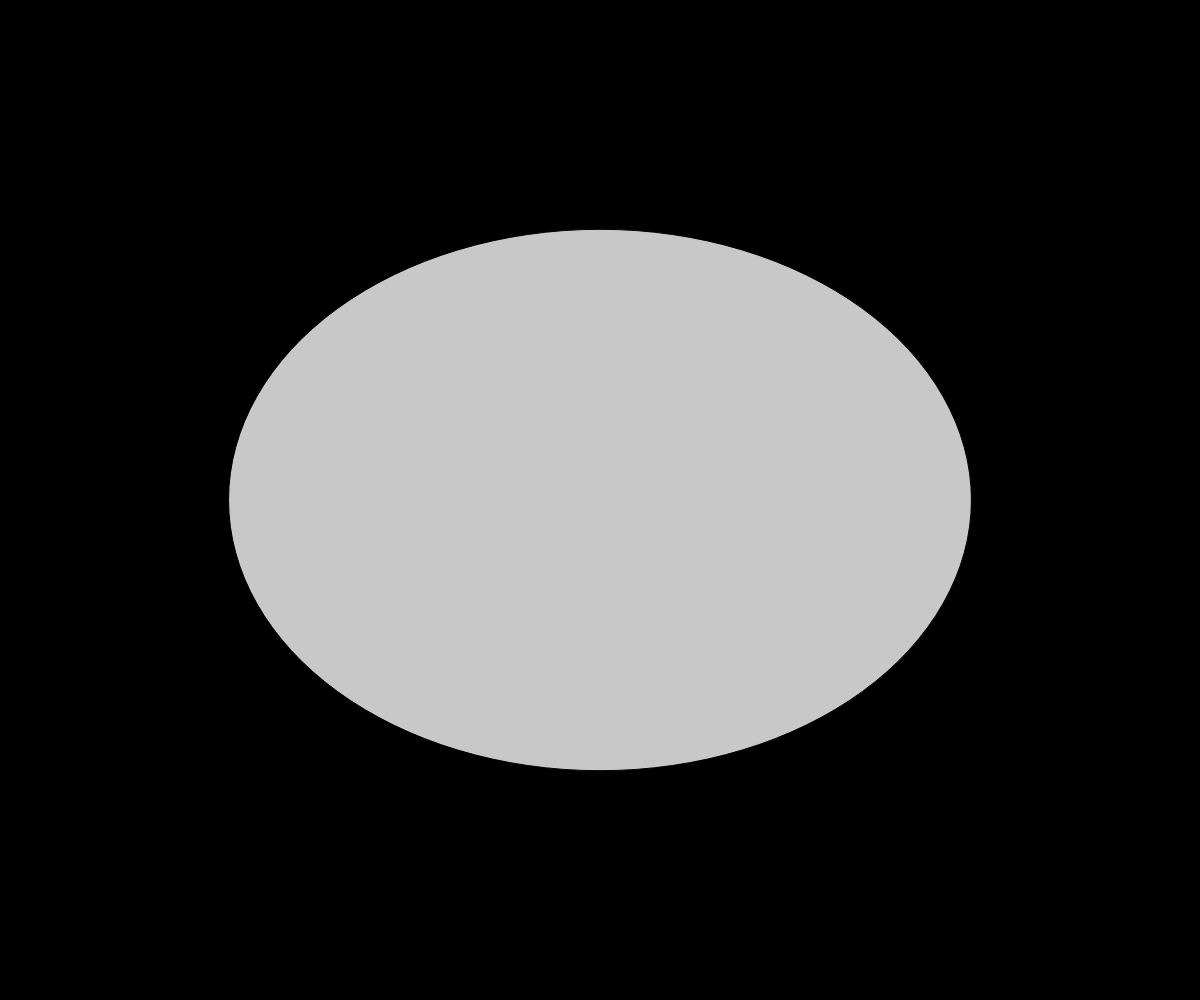
Frame 1 (no input)
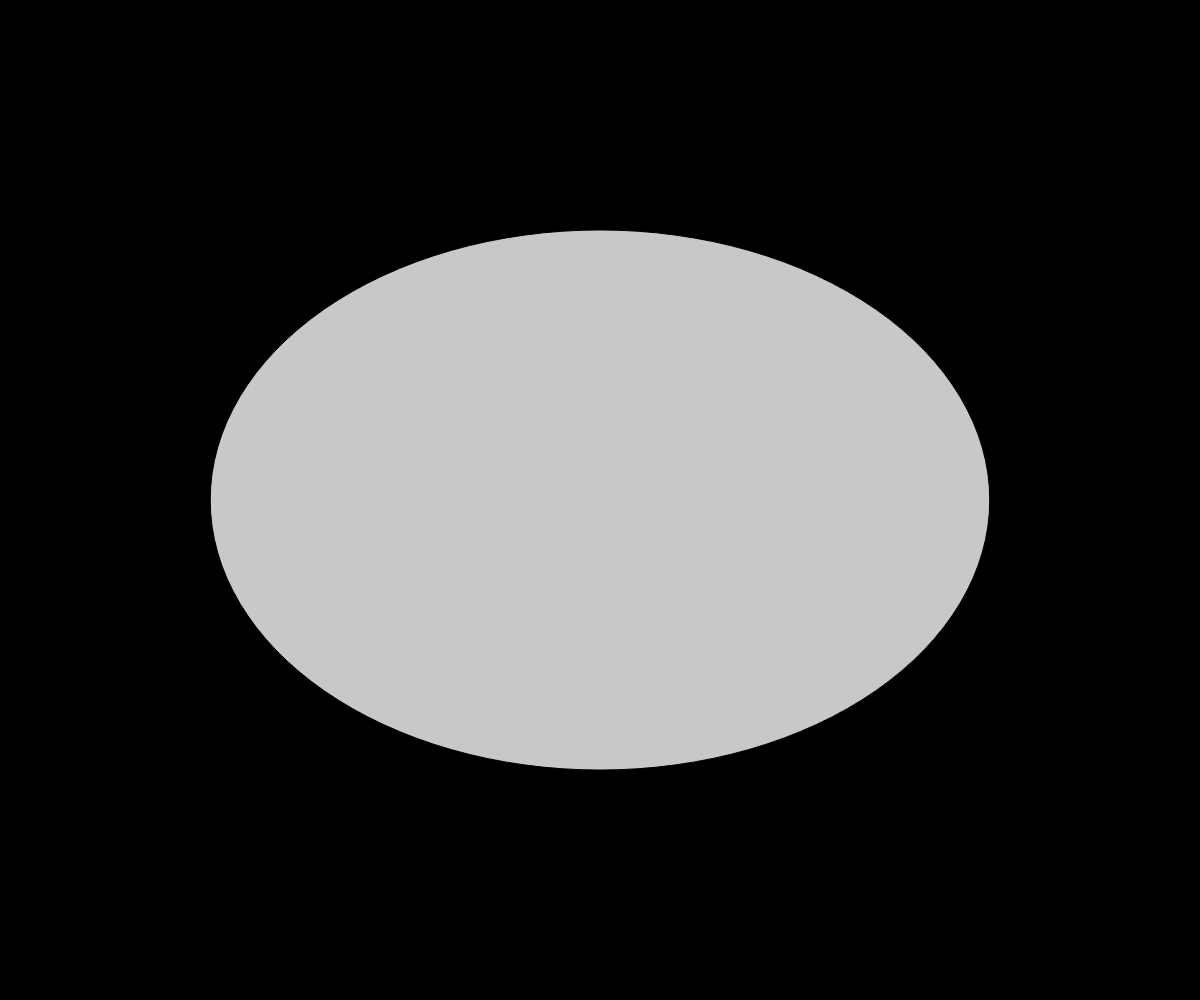
Frame 60 (no input)
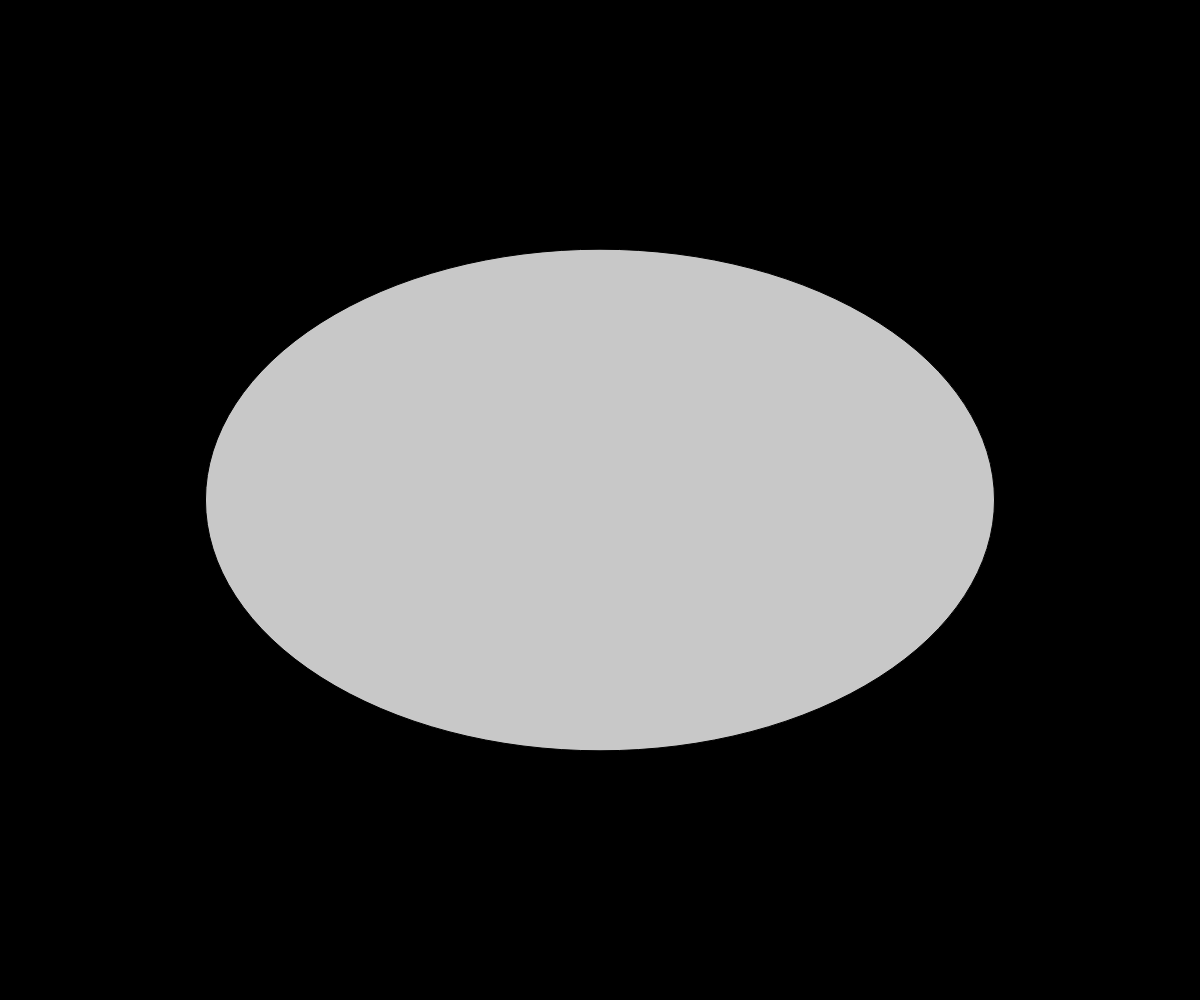
Frame 120 (the mouse pressed at the canvas centre since frame 60)

The p5.js sketch that drew these frames (run headless with seeded random() and noise() and a simulated clock; from frame 60 on, the mouse is pressed at the canvas centre):

// p5.js sketch
// ── sketch.js
/**
* Random ellipse height & width
*/

function setup(){
  createCanvas(windowWidth,windowHeight);
}
function draw(){
  background(0);
  var noiseWidth = width/2 + 200 * random(1);
  var noiseHeight = height/2 + 200 * random(1);
  
  fill(200);
  ellipse(width/2,height/2, noiseWidth,noiseHeight);
}
